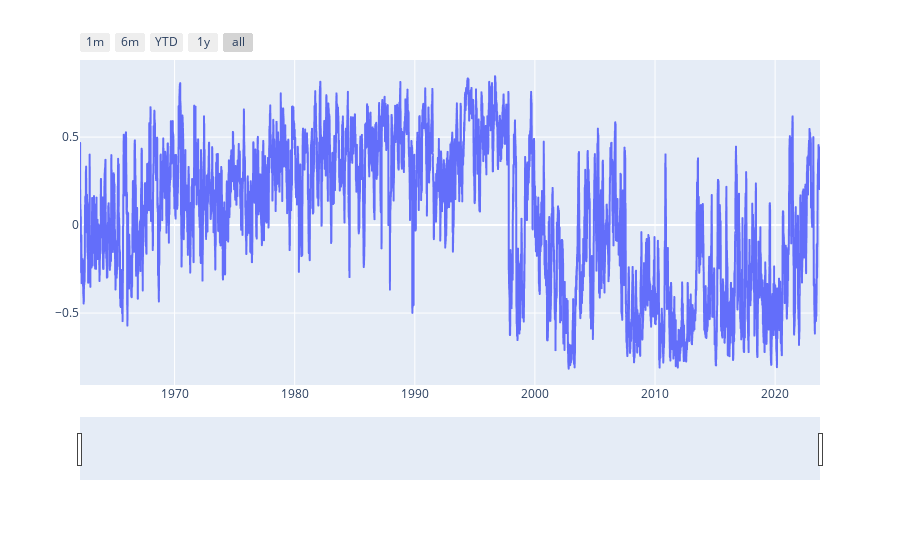

The code cell stored with this chart in its notebook:
### Code cell
fig = px.line(x = thirty_day.index, y = thirty_day, labels = dict(x = '', y = ''), title = '') 

fig.update_layout(
    xaxis=dict(
        rangeselector=dict(
            buttons=list([
                dict(count=1,
                        label="1m",
                        step="month",
                        stepmode="backward"),
                dict(count=6,
                        label="6m",
                        step="month",
                        stepmode="backward"),
                dict(count=1,
                        label="YTD",
                        step="year",
                        stepmode="todate"),
                dict(count=1,
                        label="1y",
                        step="year",
                        stepmode="backward"),
                dict(step="all")
            ])
        ),
        rangeslider=dict(
            visible=True
        ),
        type="date"
    )
)

fig.show()

### Figure 1 — Plotly figure (JSON) as saved in the notebook; plotly's stock layout.template omitted (floating-point values rounded to 4 significant figures; data arrays with more than 128 entries replaced by an {"elided": "..."} marker saying what was removed)
{"data": [{"hovertemplate": "=%{y}<extra></extra>", "legendgroup": "", "line": {"color": "#636efa", "dash": "solid"}, "marker": {"symbol": "circle"}, "mode": "lines", "name": "", "showlegend": false, "type": "scattergl", "x": {"elided": "15388 str values"}, "xaxis": "x", "y": {"elided": "15388 float values"}, "yaxis": "y"}], "layout": {"legend": {"tracegroupgap": 0}, "margin": {"t": 60}, "xaxis": {"anchor": "y", "domain": [0, 1], "rangeselector": {"buttons": [{"count": 1, "label": "1m", "step": "month", "stepmode": "backward"}, {"count": 6, "label": "6m", "step": "month", "stepmode": "backward"}, {"count": 1, "label": "YTD", "step": "year", "stepmode": "todate"}, {"count": 1, "label": "1y", "step": "year", "stepmode": "backward"}, {"step": "all"}]}, "rangeslider": {"visible": true}, "title": {"text": ""}, "type": "date"}, "yaxis": {"anchor": "x", "domain": [0, 1], "title": {"text": ""}}}}
